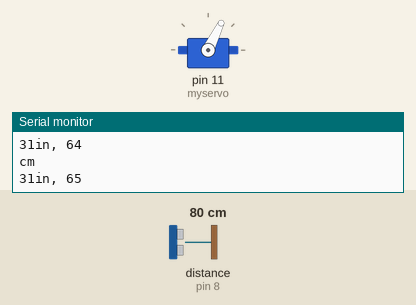
This sketch was run on a simulated Arduino Uno, built with avr-gcc and run on an emulated ATmega328P. Shown: servo, the last lines printed to the serial monitor. Wiring (inferred from the names in the program): ultrasonic range finder: trigger pin 9; echo pin 8. The test bench sets the inputs (shaded band); at power-on: distance to the obstacle (sensor on pin 8) 80 cm. The echo pulse lasts 58.3 µs per cm.

Above: at 1.2 s.
1.3 s: distance to the obstacle (sensor on pin 8) set to 120 cm
At 2.5 s:
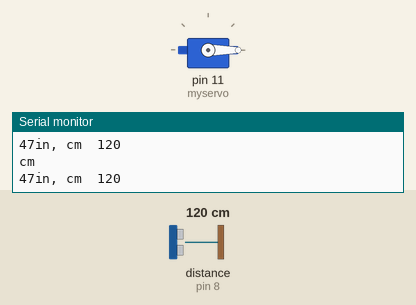
2.8 s: distance to the obstacle (sensor on pin 8) set to 102 cm
5.8 s: distance to the obstacle (sensor on pin 8) set to 95 cm
8.8 s: distance to the obstacle (sensor on pin 8) set to 299 cm
Timing chart, 0 to 11.3 s (numbered marks = the images above; inputs shaded):
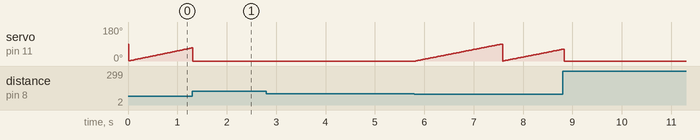

The sketch:

Social_Distancing_Cap.ino
```cpp
#include <Servo.h>
Servo myservo; // create servo object to control a servo
int val; // variable to read the value from the analog pin
long SuggestedSocialDistance = 100; //100 cm equals to One meter // Can be modifiable
const int pingPin = 9; // Trigger Pin of Ultrasonic Sensor
const int echoPin = 8; // Echo Pin of Ultrasonic Sensor
int angle = 0;

void setup() {
  Serial.begin(9600); // Starting Serial Terminal
  myservo.attach(11); // attaches the servo on pin 1 to the servo object

}

void loop() {

  long duration, inches, distanceinCm;
  pinMode(pingPin, OUTPUT);
  digitalWrite(pingPin, LOW);
  delayMicroseconds(2);
  digitalWrite(pingPin, HIGH);
  delayMicroseconds(2);
  digitalWrite(pingPin, LOW);
  pinMode(echoPin, INPUT);
  duration = pulseIn(echoPin, HIGH);
  inches = microsecondsToInches(duration);
  distanceinCm = microsecondsToCentimeters(duration);
  Serial.print(inches);
  Serial.print("in, ");

  if (distanceinCm < SuggestedSocialDistance) //hand is placed near sensor
  {
    distanceinCm = microsecondsToCentimeters(duration);
    delay(10);
    angle += 1;
    if (angle <= 90)
    {
      myservo.write(angle);                 //command to rotate the servo to the specified angle
      delay(1);

      Serial.println(angle);
    }
    else
    {

      for (angle = 90; angle >= 0; angle -= 10) // command to move from 180 degrees to 0 degrees //
      {

        myservo.write(angle);              //command to rotate the servo to the specified angle
        Serial.println(angle);

      }
      angle = 0;

    }
    delay(1);
  }
  else
  {
    angle = 0;
    Serial.print("cm  ");
    Serial.println(distanceinCm);
    myservo.write(0);                 //command to rotate the servo to the specified angle
    delay(1);


  }
  Serial.print("cm");
  Serial.println();
  delay(1);
}

long microsecondsToInches(long microseconds) {
  return microseconds / 74 / 2;
}

long microsecondsToCentimeters(long microseconds) {
  return microseconds / 29 / 2;
}
```
